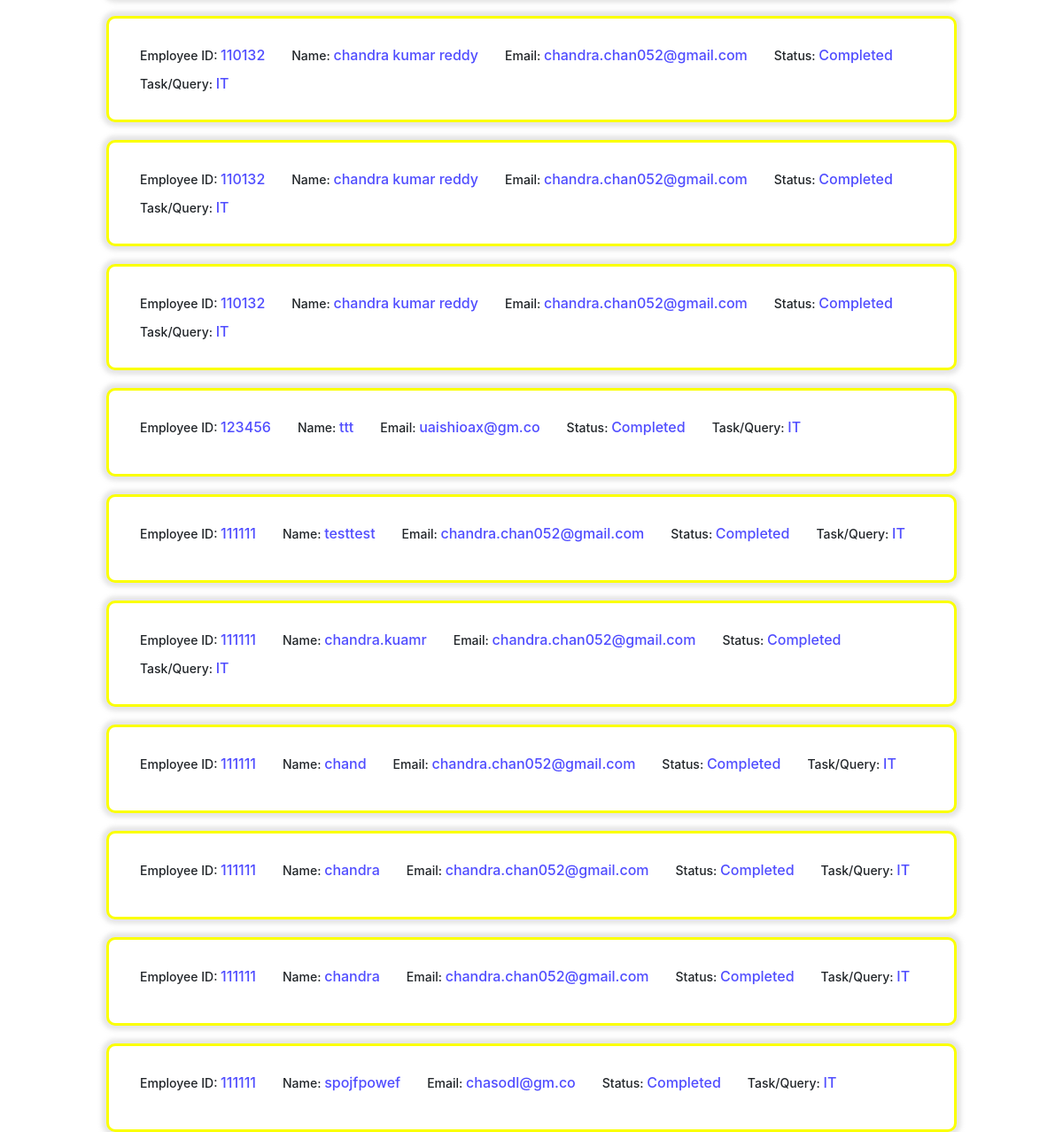
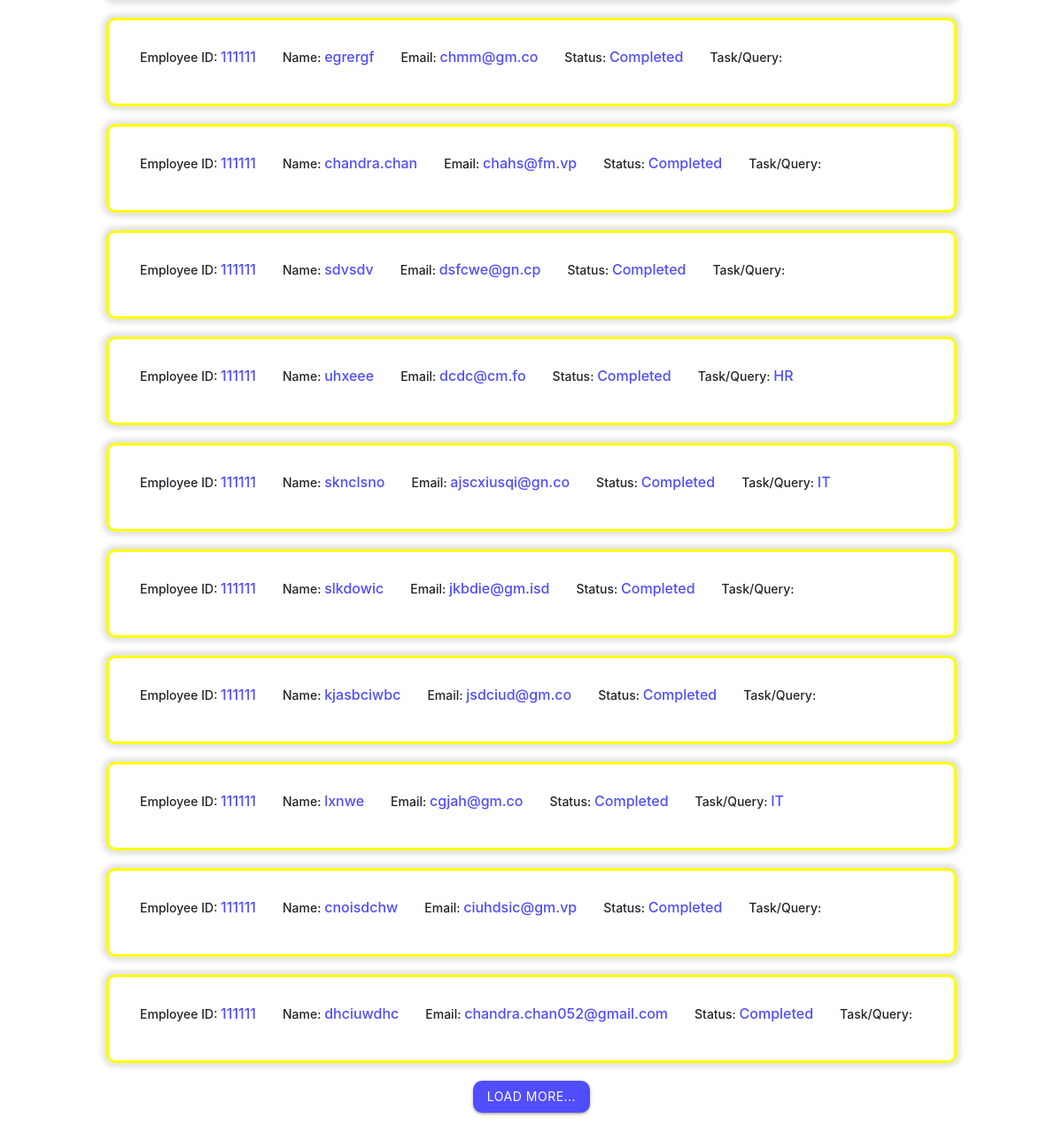
/search/searchresult/completed-task/ (lower part), run on an earlier commit of the app's database (2 pictures, top to bottom).
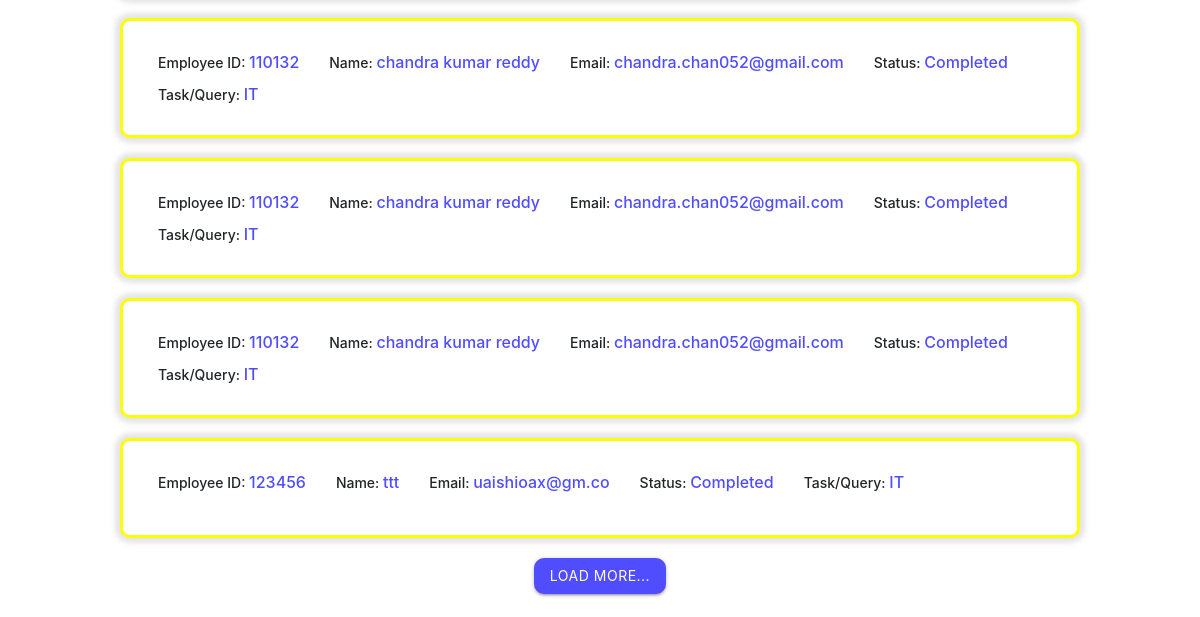
And on a later commit of the database.
### taskData/models.py (models this page shows)
class TaskData(models.Model):
    empid = models.TextField(max_length=20)
    empname = models.TextField(max_length=50)
    empemail = models.TextField(max_length=50)
    taskname = models.TextField(max_length=100)
    duedate = models.TextField(max_length=20)
    taskstatus = models.TextField(max_length=15)
    tasksummary = models.TextField(max_length=500)
    createdon = models.DateField()

### mtracker/views.py (the view)
# urls.py: path('search/searchresult/completed-task/', views.searchCompletedTask, name='searchresult_comp'),
def searchCompletedTask(request):
    searchData = TaskData.objects.filter(taskstatus='Completed')
    return render(request, 'completedtask.html', {'searchData':searchData})

### templates/completedtask.html (shortened to what this page needs)
{% extends 'base.html' %}
{% block body %}
<center>
<div class="all-tasks-container">
    <div>
        <ul class="collapsible">
            {% for data in searchData %}
            <li class="task-card pending">
                <div class="collapsible-header">
                    <div class="employee-info">
                        <div class="">Employee ID: <span>{{data.empid}}</span></div>
                        <div class="">Name: <span>{{data.empname}}</span></div>
                        <div class="">Email: <span>{{data.empemail}}</span></div>
                        <div class="">Status: <span>{{data.taskstatus}}</span></div>
                        <div>Task/Query: <span>{{data.taskname}}</span></div>
                    </div>
                </div>
            </li>
            {% endfor %}
            <center>
                <button class="btn load-more-btn waves-effect waves-light" onclick="">Load More...</button>
            </center>
            <br>
        </ul>
    </div>
</div>
{% endblock %}

What changed in the data, as far as the page shows it:
removed TaskData: empid "111111", empname "testtest", empemail "chandra.chan052@gmail.com", taskstatus "Completed", taskname "IT"
removed TaskData: empid "111111", empname "chandra.kuamr", empemail "chandra.chan052@gmail.com", taskstatus "Completed", taskname "IT"
removed TaskData: empid "111111", empname "chand", empemail "chandra.chan052@gmail.com", taskstatus "Completed", taskname "IT"
removed TaskData: empid "111111", empname "chandra", empemail "chandra.chan052@gmail.com", taskstatus "Completed", taskname "IT"
removed TaskData: empid "111111", empname "chandra", empemail "chandra.chan052@gmail.com", taskstatus "Completed", taskname "IT"
removed TaskData: empid "111111", empname "spojfpowef", empemail "chasodl@gm.co", taskstatus "Completed", taskname "IT"
removed TaskData: empid "111111", empname "egrergf", empemail "chmm@gm.co", taskstatus "Completed"
removed TaskData: empid "111111", empname "chandra.chan", empemail "chahs@fm.vp", taskstatus "Completed"
removed TaskData: empid "111111", empname "sdvsdv", empemail "dsfcwe@gn.cp", taskstatus "Completed"
removed TaskData: empid "111111", empname "uhxeee", empemail "dcdc@cm.fo", taskstatus "Completed", taskname "HR"
removed TaskData: empid "111111", empname "sknclsno", empemail "ajscxiusqi@gn.co", taskstatus "Completed", taskname "IT"
removed TaskData: empid "111111", empname "slkdowic", empemail "jkbdie@gm.isd", taskstatus "Completed"
removed TaskData: empid "111111", empname "kjasbciwbc", empemail "jsdciud@gm.co", taskstatus "Completed"
removed TaskData: empid "111111", empname "lxnwe", empemail "cgjah@gm.co", taskstatus "Completed", taskname "IT"
removed TaskData: empid "111111", empname "cnoisdchw", empemail "ciuhdsic@gm.vp", taskstatus "Completed"
removed TaskData: empid "111111", empname "dhciuwdhc", empemail "chandra.chan052@gmail.com", taskstatus "Completed"
